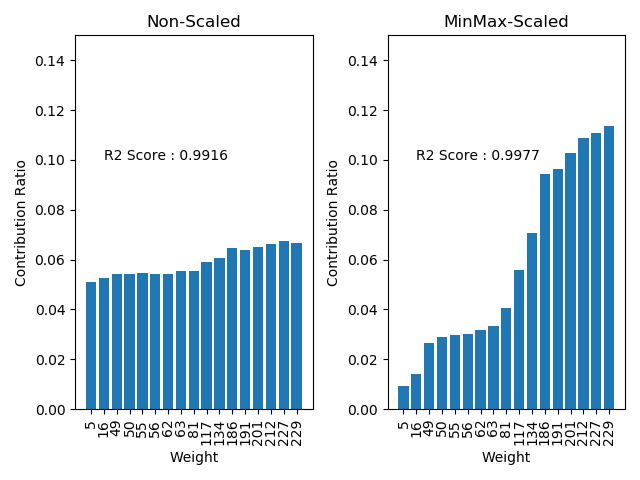

The script that saved this image:
from matplotlib import pyplot as plt
import numpy as np

weight = [5, 16, 49, 50, 55, 56, 62, 63, 81, 117, 134,
          186, 191, 201, 212, 227, 229];
scaled = [0.0118, 0.0209, 0.0225, 0.0357, 0.0379, 0.0511, 0.0571, 0.0578, 0.0603, 0.0625, 0.0673,
          0.0742, 0.0779, 0.0854, 0.0889, 0.0920, 0.0970];
index = np.arange(len(weight))

fig = plt.figure(1)
plt.bar(index, scaled)
plt.xticks(index, weight)
plt.xlabel("Weight")
plt.ylabel("Contribution Ratio")
plt.title("Weight - Contribution Relationship")
plt.show()

weight = [5, 16, 49, 50, 55, 56, 62, 63, 81, 117, 134,
          186, 191, 201, 212, 227, 229]
scaled = [0.0091, 0.0141, 0.0264, 0.0289, 0.0298, 0.0301, 0.0319, 0.0335, 0.0405, 0.0558,
          0.0708, 0.0942, 0.0962, 0.1026, 0.1088, 0.1108, 0.1135]
non_scaled = [0.0511, 0.0526, 0.0544, 0.0543, 0.0547, 0.0541, 0.0543, 0.0554, 0.0555, 0.0591,
              0.0608, 0.0647, 0.0639, 0.0649, 0.0661, 0.0675, 0.0666]
fig.savefig("bar1.png")

fig = plt.figure(2)
plt.subplot(1, 2, 1)
plt.bar(index, non_scaled)
plt.text(1, .1, "R2 Score : 0.9916")
plt.xticks(index, weight, rotation = 90)
plt.ylim([0, 0.15])
plt.xlabel("Weight")
plt.ylabel("Contribution Ratio")
plt.title("Non-Scaled")

plt.subplot(1, 2, 2)
plt.bar(index, scaled)
plt.text(1, .1, "R2 Score : 0.9977")
plt.xticks(index, weight, rotation = 90)
plt.ylim([0, 0.15])
plt.xlabel("Weight")
plt.ylabel("Contribution Ratio")
plt.title("MinMax-Scaled")

plt.show()
fig.savefig("barplot.png")